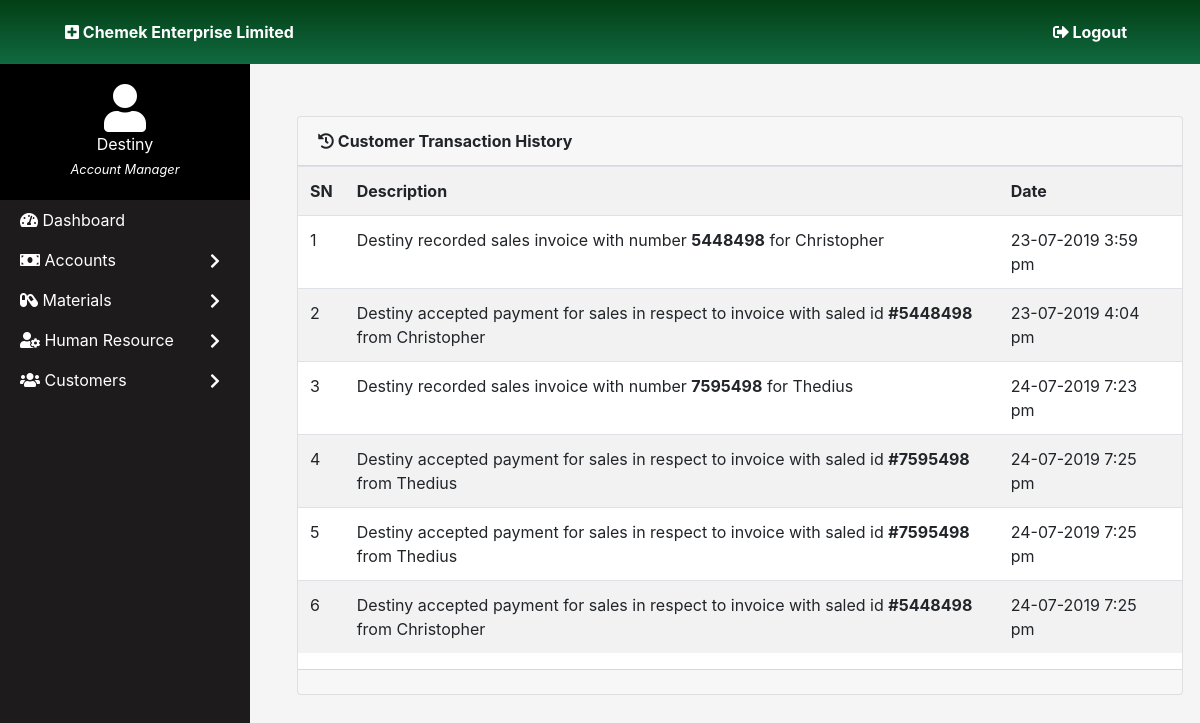
Screenshot of /transactions.php (signed in) with the database file from the repository.
### tables this page shows
CREATE TABLE `history_log` (
  `log_id` int(11) NOT NULL,
  `user_id` int(11) NOT NULL,
  `client_id` int(10) DEFAULT 0,
  `action` varchar(100) NOT NULL,
  `tag` varchar(100) NOT NULL,
  `date` datetime NOT NULL DEFAULT current_timestamp()
);

CREATE TABLE `users` (
  `id` int(11) NOT NULL,
  `user_name` varchar(30) NOT NULL,
  `password` varchar(50) NOT NULL,
  `firstname` varchar(50) NOT NULL,
  `lastname` varchar(50) NOT NULL,
  `branch_id` int(11) NOT NULL DEFAULT 1,
  `phone` varchar(20) NOT NULL,
  `email` varchar(50) NOT NULL,
  `designation` varchar(50) NOT NULL DEFAULT 'Sales Person',
  `asses_level` int(10) NOT NULL DEFAULT 1
);

CREATE TABLE `customer` (
  `cust_id` int(11) NOT NULL,
  `cust_first` varchar(50) NOT NULL,
  `cust_last` varchar(30) NOT NULL,
  `cust_address` varchar(100) NOT NULL,
  `cust_contact` varchar(30) NOT NULL,
  `cust_email` varchar(200) NOT NULL,
  `balance` decimal(10,2) NOT NULL,
  `cust_pic` varchar(300) NOT NULL DEFAULT 'default_pix.png',
  `credit_status` varchar(10) NOT NULL DEFAULT '1'
);

### transactions.php (the view, shortened to what this page needs)
<!DOCTYPE html>
<html>
<head>
    <link rel="stylesheet" type="text/css" media="screen" href="bootstrap4/css/bootstrap.css">
    <link rel="stylesheet" type="text/css" media="screen" href="css/dataTables.bootstrap.min.css">
    <link href="fa_dir/css/all.css" rel="stylesheet">
    <link rel="stylesheet" type="text/css" media="screen" href="css/main.css">
</head>
<body>
<?php
include_once "head.php";
include_once "side_nav.php";
?>
<div style="max-width:100%; z-index:-1;">
<div class="content">
    <div class="container">
    <div class="row" style="margin-top:40px;">
        <div class="col-md-12">
            <div class="card">
                <div class="card-header">
                    <strong>
                        <i class="fa fa-history"></i>
                        Customer Transaction History
                    </strong>
                </div>
                <div class="card-body" style="padding:0;">
                <table class="table table-striped">
                <tbody>
                    <tr>
                        <th>SN</th>
                        <th>Description</th>
                        <th>Date</th>
                        <th></th>
                    </tr>
                    <?php
                    $count = 1;
                        $queryCheck = $conn->query("SELECT * FROM history_log WHERE tag='sales' OR tag='payment'");
                        while($transData = $queryCheck->fetch_assoc()){
                            $client_id = $transData['client_id'];
                            $user_id  = $transData['user_id'];
                            $tags = $transData['tag'];
                            $queryCust = $conn->query("SELECT * FROM customer WHERE cust_id='". $client_id ."'");
                            $queryUser = $conn->query("SELECT * FROM users WHERE id='". $user_id ."'");
                            $custData = $queryCust->fetch_assoc();
                            $userData = $queryUser->fetch_assoc();
                            if($tags == "sales"){
                                $msg = $userData['firstname'] .  " ". $transData['action'] ." " .$custData['cust_first'];
                            }else{
                                $msg =  $userData['firstname'] .  " ". $transData['action'] ." " . $custData['cust_first'] ;
                            }
                            ?>
                            <tr style="cursor:pointer;">
                                <td><?php echo $count; ?></td>
                                <td><?php echo $msg; ?></td>
                                <td><?php echo date('d-m-Y g:i a', strtotime($transData['date'])); ?></td>
                                <td></td>
                            </tr>
                            <?php
                            $count++;
                        }
                    ?>
                    </tbody>
                    </table>
                </div>
                <div class="card-footer">
                </div>
            </div>
        </div>
</div>
</div>
</body>
</html>

### fa_dir/css/all.css (style rules this page uses)
.fa, .fas, .far, .fal, .fab { -moz-osx-font-smoothing: grayscale; -webkit-font-smoothing: antialiased; display: inline-block; font-style: normal; font-variant: normal; text-rendering: auto; line-height: 1; }
.fa-history:before { content: "\f1da"; }
.fa, .fas { font-family: 'Font Awesome 5 Free'; font-weight: 900; }

### css/main.css (style rules this page uses)
* { margin: 0; padding: 0; }
body { background-color: rgb(245, 245, 245); }
.content { margin-left: 280px; width: auto; }

### rows the page displays
history_log: msg "Destiny recorded sales invoice with number 5448498 for Christopher", date "23-07-2019 3:59 pm"
history_log: msg "Destiny accepted payment for sales in respect to invoice with saled id #5448498 from Christopher", date "23-07-2019 4:04 pm"
history_log: msg "Destiny recorded sales invoice with number 7595498 for Thedius", date "24-07-2019 7:23 pm"
history_log: msg "Destiny accepted payment for sales in respect to invoice with saled id #7595498 from Thedius", date "24-07-2019 7:25 pm"
history_log: msg "Destiny accepted payment for sales in respect to invoice with saled id #7595498 from Thedius", date "24-07-2019 7:25 pm"
history_log: msg "Destiny accepted payment for sales in respect to invoice with saled id #5448498 from Christopher", date "24-07-2019 7:25 pm"

### other values shown
$fulname "Destiny"
$design "Account Manager"
